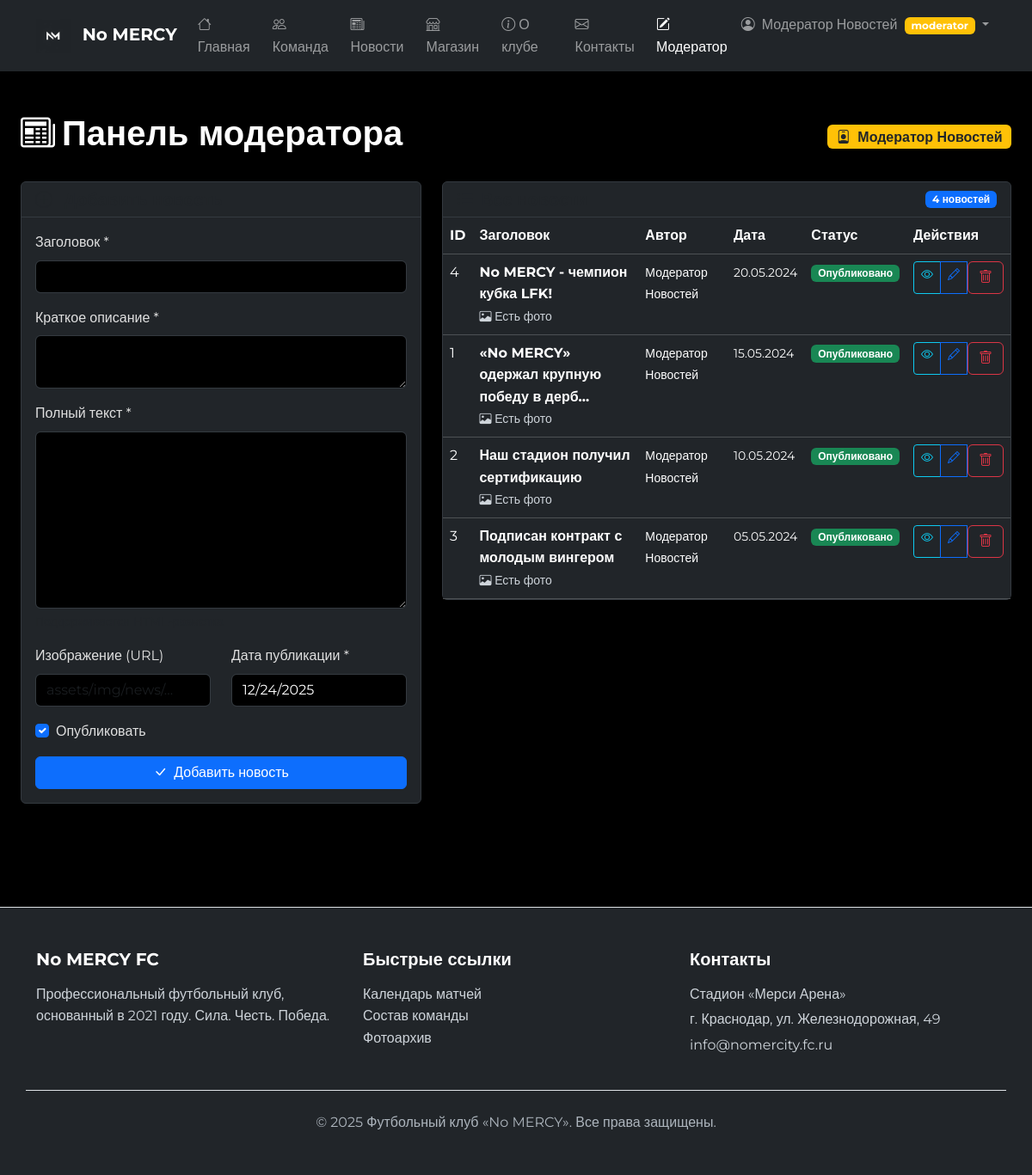
Screenshot of /?page=moderator (signed in) with the database file from the repository.
### tables this page shows
CREATE TABLE IF NOT EXISTS users (
    id INT PRIMARY KEY AUTO_INCREMENT,
    username VARCHAR(50) UNIQUE NOT NULL,
    email VARCHAR(100) UNIQUE NOT NULL,
    password VARCHAR(255) NOT NULL,
    role VARCHAR(20) DEFAULT 'user',
    full_name VARCHAR(100),
    avatar VARCHAR(255) DEFAULT NULL,
    is_active BOOLEAN DEFAULT TRUE,
    created_at TIMESTAMP DEFAULT CURRENT_TIMESTAMP,
    updated_at TIMESTAMP DEFAULT CURRENT_TIMESTAMP ON UPDATE CURRENT_TIMESTAMP
);

CREATE TABLE IF NOT EXISTS news (
    id INT PRIMARY KEY AUTO_INCREMENT,
    title VARCHAR(200) NOT NULL,
    slug VARCHAR(200) UNIQUE,
    excerpt TEXT NOT NULL,
    content LONGTEXT NOT NULL,
    image_url VARCHAR(300),
    author_id INT,
    is_published BOOLEAN DEFAULT TRUE,
    views INT DEFAULT 0,
    published_at DATE NOT NULL,
    created_at TIMESTAMP DEFAULT CURRENT_TIMESTAMP,
    updated_at TIMESTAMP DEFAULT CURRENT_TIMESTAMP ON UPDATE CURRENT_TIMESTAMP,
    FOREIGN KEY (author_id) REFERENCES users(id) ON DELETE SET NULL
);

### config/config.php (called while the page is built, shortened)
<?php
function e($data) {
    return htmlspecialchars($data ?? '', ENT_QUOTES, 'UTF-8');
}
function isLoggedIn() {
    return isset($_SESSION['user_id']) && !empty($_SESSION['user_id']);
}
function getCurrentUser() {
    static $user = null;
    if ($user === null) {
        $db = getDB();
        $stmt = $db->prepare("SELECT * FROM users WHERE id = ? AND is_active = 1");
        $stmt->execute([$_SESSION['user_id']]);
        $user = $stmt->fetch();
    }
    return $user;
}
function hasRole($role) {
    $user = getCurrentUser();
    if (is_array($role)) {
        return in_array($user['role'], $role);
    }
    return $user['role'] === $role;
}

### pages/moderator.php (the view, shortened to what this page needs)
<?php
$db = getDB();
$news = $db->query("
    SELECT n.*, u.full_name as author_name
    FROM news n
    LEFT JOIN users u ON n.author_id = u.id
    ORDER BY n.published_at DESC
")->fetchAll();
$editNews = null;
?>
<section class="py-5">
    <div class="container-fluid px-4">
        <div class="d-flex justify-content-between align-items-center mb-4">
            <h1 class="fw-bold">
                <i class="bi bi-newspaper me-2"></i>Панель модератора
            </h1>
            <span class="badge bg-warning text-dark fs-6">
                <i class="bi bi-person-badge me-1"></i>
                <?= e(getCurrentUser()['full_name']) ?>
            </span>
        </div>
        <div class="row">
            <div class="col-lg-5 mb-4">
                <div class="card bg-dark border-gray-800">
                    <div class="card-header border-gray-800">
                        <h5 class="fw-bold mb-0">
                            <i class="bi bi-plus-circle me-2"></i>
                        </h5>
                    </div>
                    <div class="card-body">
                        <form method="POST" action="">
                            <div class="mb-3">
                                <label class="form-label">Заголовок *</label>
                                <input type="text" name="title" class="form-control bg-black border-gray-800 text-white"
                                       value="<?= e($editNews['title'] ?? '') ?>" required>
                            </div>
                            <div class="mb-3">
                                <label class="form-label">Краткое описание *</label>
                                <textarea name="excerpt" class="form-control bg-black border-gray-800 text-white"
                                          rows="2" required><?= e($editNews['excerpt'] ?? '') ?></textarea>
                            </div>
                            <div class="mb-3">
                                <label class="form-label">Полный текст *</label>
                                <textarea name="content" class="form-control bg-black border-gray-800 text-white"
                                          rows="8" required><?= e($editNews['content'] ?? '') ?></textarea>
                                <div class="form-text">Поддерживается HTML-разметка</div>
                            </div>
                            <div class="row">
                                <div class="col-md-6 mb-3">
                                    <label class="form-label">Изображение (URL)</label>
                                    <input type="text" name="image_url" class="form-control bg-black border-gray-800 text-white"
                                           value="<?= e($editNews['image_url'] ?? '') ?>"
                                           placeholder="assets/img/news/...">
                                </div>
                                <div class="col-md-6 mb-3">
                                    <label class="form-label">Дата публикации *</label>
                                    <input type="date" name="published_at" class="form-control bg-black border-gray-800 text-white"
                                           value="<?= e($editNews['published_at'] ?? date('Y-m-d')) ?>" required>
                                </div>
                            </div>
                            <div class="mb-3">
                                <div class="form-check">
                                    <input type="checkbox" name="is_published" class="form-check-input" id="is_published"
                                           <?= ($editNews['is_published'] ?? 1) ? 'checked' : '' ?>>
                                    <label class="form-check-label" for="is_published">Опубликовать</label>
                                </div>
                            </div>
                            <div class="d-grid gap-2">
                                <button type="submit" class="btn btn-primary">
                                    <i class="bi bi-check-lg me-1"></i>
                                    <?= $editNews ? 'Сохранить изменения' : 'Добавить новость' ?>
                                </button>
                            </div>
                        </form>
                    </div>
                </div>
            </div>
            <div class="col-lg-7">
                <div class="card bg-dark border-gray-800">
                    <div class="card-header border-gray-800 d-flex justify-content-between align-items-center">
                        <h5 class="fw-bold mb-0">
                            <i class="bi bi-list-ul me-2"></i>Все новости
                        </h5>
                        <span class="badge bg-primary"><?= count($news) ?> новостей</span>
                    </div>
                    <div class="card-body p-0">
                        <div class="table-responsive">
                            <table class="table table-dark table-hover mb-0">
                                <thead>
                                    <tr>
                                        <th>ID</th>
                                        <th>Заголовок</th>
                                        <th>Автор</th>
                                        <th>Дата</th>
                                        <th>Статус</th>
                                        <th>Действия</th>
                                    </tr>
                                </thead>
                                <tbody>
                                    <?php foreach ($news as $item): ?>
                                    <tr>
                                        <td><?= $item['id'] ?></td>
                                        <td>
                                            <strong><?= e(mb_substr($item['title'], 0, 40)) ?><?= mb_strlen($item['title']) > 40 ? '...' : '' ?></strong>
                                            <?php if ($item['image_url']): ?>
                                            <br><small class="text-gray-400"><i class="bi bi-image"></i> Есть фото</small>
                                            <?php endif; ?>
                                        </td>
                                        <td>
                                            <small><?= e($item['author_name'] ?? 'Неизвестно') ?></small>
                                        </td>
                                        <td>
                                            <small><?= date('d.m.Y', strtotime($item['published_at'])) ?></small>
                                        </td>
                                        <td>
                                            <?php if ($item['is_published']): ?>
                                            <span class="badge bg-success">Опубликовано</span>
                                            <?php else: ?>
                                            <span class="badge bg-secondary">Черновик</span>
                                            <?php endif; ?>
                                        </td>
                                        <td>
                                            <div class="btn-group btn-group-sm">
                                                <a href="?page=news&id=<?= $item['id'] ?>"
                                                   class="btn btn-outline-info" title="Просмотр" target="_blank">
                                                    <i class="bi bi-eye"></i>
                                                </a>
                                                <a href="?page=moderator&edit=<?= $item['id'] ?>"
                                                   class="btn btn-outline-primary" title="Редактировать">
                                                    <i class="bi bi-pencil"></i>
                                                </a>
                                                <form method="POST" class="d-inline"
                                                      onsubmit="return confirm('Удалить эту новость?')">
                                                    <button type="submit" class="btn btn-outline-danger" title="Удалить">
                                                        <i class="bi bi-trash"></i>
                                                    </button>
                                                </form>
                                            </div>
                                        </td>
                                    </tr>
                                    <?php endforeach; ?>
                                </tbody>
                            </table>
                        </div>
                    </div>
                </div>
            </div>
        </div>
    </div>
</section>

### includes/header.php (shortened to what this page needs)
<?php
$page = $_GET['page'] ?? 'home';
?>
<!DOCTYPE html>
<html lang="ru">
<head>
    <link href="https://cdn.jsdelivr.net/npm/bootstrap@5.3.2/dist/css/bootstrap.min.css" rel="stylesheet">
    <link href="https://cdn.jsdelivr.net/npm/bootstrap-icons@1.11.1/font/bootstrap-icons.css" rel="stylesheet">
    <link href="assets/css/style.css" rel="stylesheet">
</head>
<body class="bg-black text-white">
<nav class="navbar navbar-expand-lg navbar-dark bg-dark sticky-top">
    <div class="container">
        <a class="navbar-brand fw-bold" href="?page=home">
            <img src="assets/img/logo.png" alt="Logo" height="40" class="me-2" onerror="this.style.display='none'">
            <span class="text-white">No</span> MERCY
        </a>
        <div class="collapse navbar-collapse" id="navbarNav">
            <ul class="navbar-nav me-auto">
                <li class="nav-item">
                    <a class="nav-link <?= $page === 'home' ? 'active' : '' ?>" href="?page=home">
                        <i class="bi bi-house me-1"></i>Главная
                    </a>
                </li>
                <li class="nav-item">
                    <a class="nav-link <?= $page === 'team' ? 'active' : '' ?>" href="?page=team">
                        <i class="bi bi-people me-1"></i>Команда
                    </a>
                </li>
                <li class="nav-item">
                    <a class="nav-link <?= $page === 'news' ? 'active' : '' ?>" href="?page=news">
                        <i class="bi bi-newspaper me-1"></i>Новости
                    </a>
                </li>
                <li class="nav-item">
                    <a class="nav-link <?= $page === 'shop' ? 'active' : '' ?>" href="?page=shop">
                        <i class="bi bi-shop me-1"></i>Магазин
                    </a>
                </li>
                <li class="nav-item">
                    <a class="nav-link <?= $page === 'about' ? 'active' : '' ?>" href="?page=about">
                        <i class="bi bi-info-circle me-1"></i>О клубе
                    </a>
                </li>
                <li class="nav-item">
                    <a class="nav-link <?= $page === 'contact' ? 'active' : '' ?>" href="?page=contact">
                        <i class="bi bi-envelope me-1"></i>Контакты
                    </a>
                </li>
            </ul>
            <ul class="navbar-nav">
                <?php if (isLoggedIn()): ?>
                    <?php $user = getCurrentUser(); ?>
                    <?php if (hasRole(ROLE_MODERATOR)): ?>
                        <li class="nav-item">
                            <a class="nav-link <?= $page === 'moderator' ? 'active' : '' ?>" href="?page=moderator">
                                <i class="bi bi-pencil-square me-1"></i>Модератор
                            </a>
                        </li>
                    <?php endif; ?>
                    <li class="nav-item dropdown">
                        <a class="nav-link dropdown-toggle" href="#" data-bs-toggle="dropdown">
                            <i class="bi bi-person-circle me-1"></i>
                            <?= e($user['full_name'] ?: $user['username']) ?>
                            <span class="badge bg-<?= $user['role'] === 'admin' ? 'danger' : ($user['role'] === 'moderator' ? 'warning' : 'secondary') ?> ms-1">
                                <?= $user['role'] ?>
                            </span>
                        </a>
                    </li>
                <?php endif; ?>
            </ul>
        </div>
    </div>
</nav>
<main>

### rows the page displays
users: full_name "Модератор Новостей", role "moderator"
news: id "4", title "No MERCY - чемпион кубка LFK!", shows "Есть фото", author.full_name "Модератор Новостей", published_at "20.05.2024", is_published "Опубликовано"
news: id "1", title "«No MERCY» одержал крупную победу в дерб", shows "Есть фото", author.full_name "Модератор Новостей", published_at "15.05.2024", is_published "Опубликовано"
news: id "2", title "Наш стадион получил сертификацию", shows "Есть фото", author.full_name "Модератор Новостей", published_at "10.05.2024", is_published "Опубликовано"
news: id "3", title "Подписан контракт с молодым вингером", shows "Есть фото", author.full_name "Модератор Новостей", published_at "05.05.2024", is_published "Опубликовано"

### other values shown
count($news) "4"
